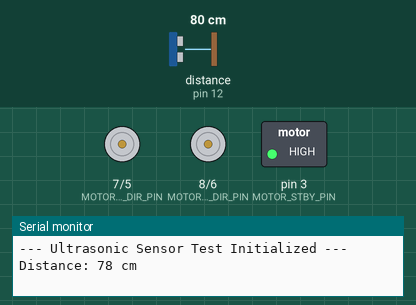
Recording of a sketch running on a simulated Arduino Uno, built with avr-gcc and run on an emulated ATmega328P. On the bench: direction and speed pins drawn as motors (green arrow = direction pin HIGH = forward, orange = LOW = backward, longer = more drive, stopped while the standby pin is LOW), switched loads named in the sketch (green lamp = pin HIGH), the last lines printed to the serial monitor. Wiring (inferred from the names in the program): ultrasonic range finder: trigger pin 13; echo pin 12. The test bench sets the inputs (shaded band); at power-on: distance to the obstacle (sensor on pin 12) 80 cm. The echo pulse lasts 58.3 µs per cm; pins used as bus, display or sensor lines are not drawn.

Above: at 0.1 s.
At 0.6 s:
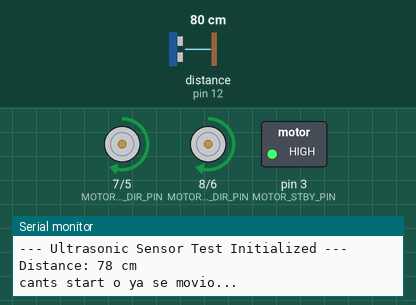
Timing chart, 0 to 2.1 s (numbered marks = the images above):
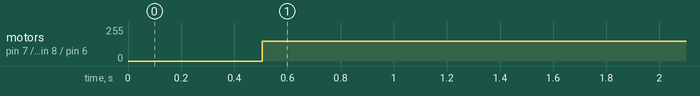

Measured:
- by itself, motor on pin 7 (MOTOR_A_DIR_PIN) / pin 5 (MOTOR_A_SPEED_PIN), motor on pin 8 (MOTOR_B_DIR_PIN) / pin 6 (MOTOR_B_SPEED_PIN): stopped → forward 150/255 at 0.51 s

The sketch:

prueba_movement.ino
```cpp
// Simplified Arduino Motor Test

// ultrasounds
#define TRIG_PIN 13
#define ECHO_PIN 12
// Motor Driver Pins (assuming an L298N-type driver)
#define MOTOR_STBY_PIN 3
#define MOTOR_A_DIR_PIN 7
#define MOTOR_A_SPEED_PIN 5 // PWM for speed
#define MOTOR_B_DIR_PIN 8
#define MOTOR_B_SPEED_PIN 6 // PWM for speed

const int READ_INTERVAL = 500; // Read distance every half second

// Constants
const int TEST_SPEED = 150; // Speed (0-255)
const int TEST_DURATION = 1200; // Duration in milliseconds (1 second)
const int MAX_OBSTACLE_DISTANCE = 30;
long obstacleDistance;
bool obstacleDetected = false;
bool canStart = true;

void setup() {
    // 1. Initialize Serial for basic communication (optional, for debugging)
    Serial.begin(9600);
    Serial.println("--- Ultrasonic Sensor Test Initialized ---");

    // Configure the sensor pins
    pinMode(TRIG_PIN, OUTPUT); // Sets the TRIG_PIN as an Output
    pinMode(ECHO_PIN, INPUT);  // Sets the ECHO_PIN as an Input

    // 2. Configure Motor Driver Pins
    pinMode(MOTOR_STBY_PIN, OUTPUT);
    pinMode(MOTOR_A_DIR_PIN, OUTPUT);
    pinMode(MOTOR_A_SPEED_PIN, OUTPUT);
    pinMode(MOTOR_B_DIR_PIN, OUTPUT);
    pinMode(MOTOR_B_SPEED_PIN, OUTPUT);

    // 3. Enable the Motor Driver (STBY HIGH)
    digitalWrite(MOTOR_STBY_PIN, HIGH);

}

void loop() {
    if (canStart) {
        checkObstacle();

        if (!obstacleDetected) {
            moveForward(TEST_SPEED);
        } else {
            stopMotors();
            Serial.println("OBSTACLE_DETECTED:" + String(obstacleDistance));
        }
    }

    Serial.println("cants start o ya se movio...");
    delay(TEST_DURATION);
}

// --- Motor Control Functions ---

void moveForward(int speed) {
    // Set both motors to move in the forward direction
    digitalWrite(MOTOR_A_DIR_PIN, HIGH);
    digitalWrite(MOTOR_B_DIR_PIN, HIGH);

    // Set the speed using PWM
    analogWrite(MOTOR_A_SPEED_PIN, speed);
    analogWrite(MOTOR_B_SPEED_PIN, speed);
}

void stopMotors() {
    // Set the speed to 0 to stop both motors
    analogWrite(MOTOR_A_SPEED_PIN, 0);
    analogWrite(MOTOR_B_SPEED_PIN, 0);
}

void checkObstacle() {
    // Get the distance in centimeters
    long distanceCm = getDistance();

    // Print the result to the serial monitor
    if (distanceCm > 0) {
        Serial.print("Distance: ");
        Serial.print(distanceCm);
        Serial.println(" cm");
    } else {
        // If the sensor reading is invalid (e.g., timed out)
        Serial.println("Distance: Out of range or invalid reading.");
    }

    // Wait for the defined interval before taking the next reading
    delay(READ_INTERVAL);
}

long getDistance() {
    // 1. Clear the trigger pin by setting it LOW for a short period
    digitalWrite(TRIG_PIN, LOW);
    delayMicroseconds(2);

    // 2. Trigger the sensor: Send a 10 microsecond HIGH pulse to the trigger pin
    digitalWrite(TRIG_PIN, HIGH);
    delayMicroseconds(10);
    digitalWrite(TRIG_PIN, LOW);

    // 3. Read the echo pin, pulseIn() returns the duration of the sound wave travel
    long duration = pulseIn(ECHO_PIN, HIGH, 50000); // Timeout after 50ms

    // 4. Calculate the distance
    // Speed of sound is 0.034 cm/microsecond.
    // The duration is for the round trip (to object and back), so we divide by 2.
    // Distance = (Time * Speed of Sound) / 2
    long distance = duration * 0.034 / 2;

    return distance;
}
```
